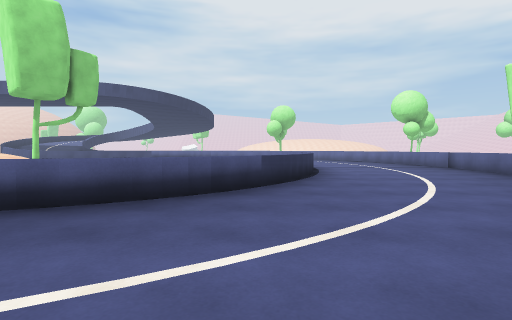
View 1 (above)

20 first-person views from a walk through a scene from a Unity 3-D project. The camera is 1.2 m above the floor, tilts 2° down and sees 80° across. The floor is counted in squares, 2 m on a side. Each view is taken from the middle of a square. On the plan, view 1 faces up. The plan holds only what a view shows up to about 9 squares ahead; the rest is blank. The place goes on beyond the plan. The player is left out. Some animated figures are left out.

View 2
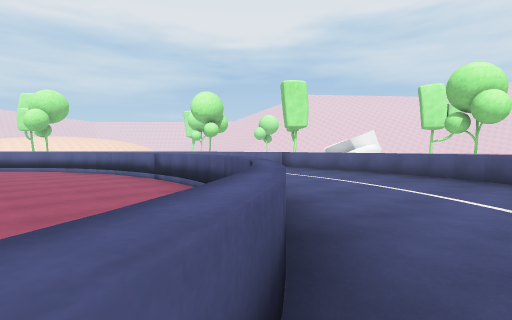

View 3
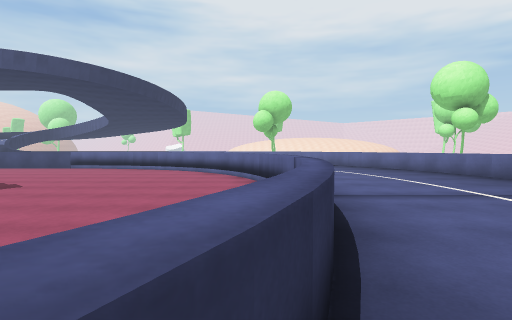

View 4
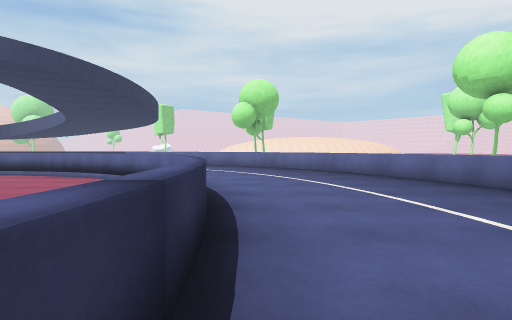

View 5
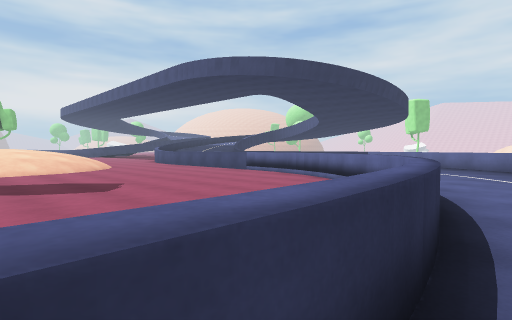

View 6
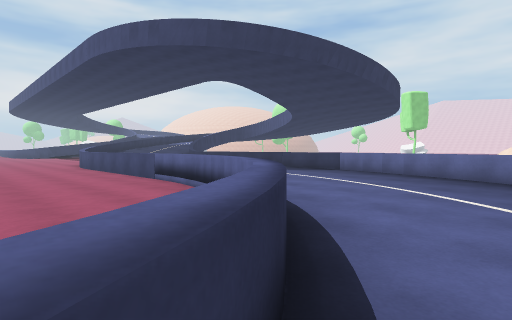

View 7
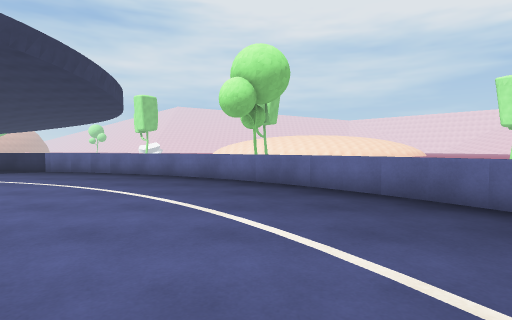

View 8
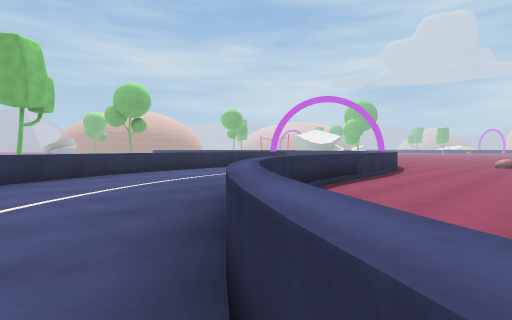

View 9
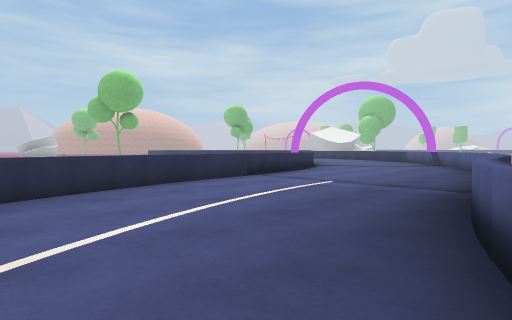

View 10
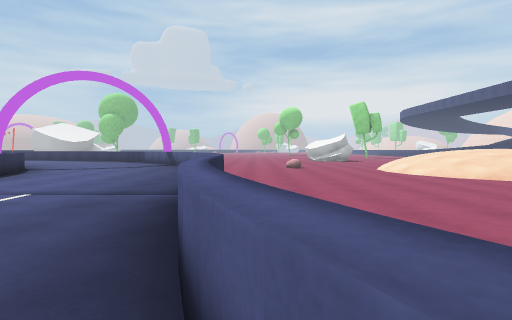

View 11
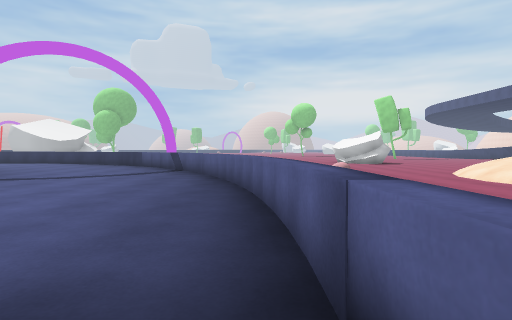

View 12
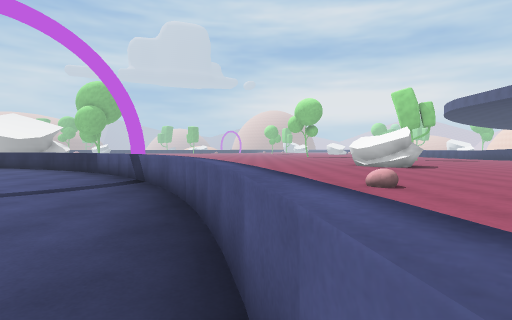

View 13
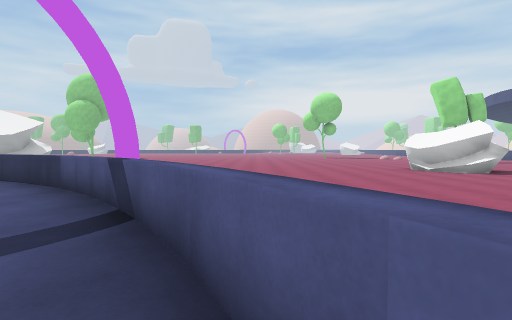

View 14
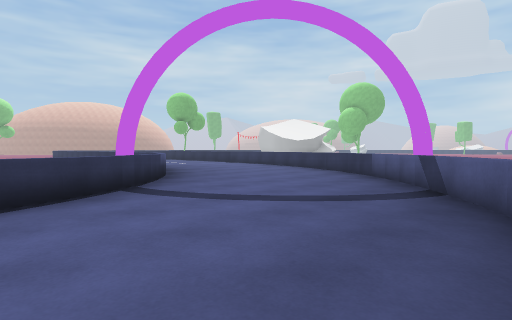

View 15
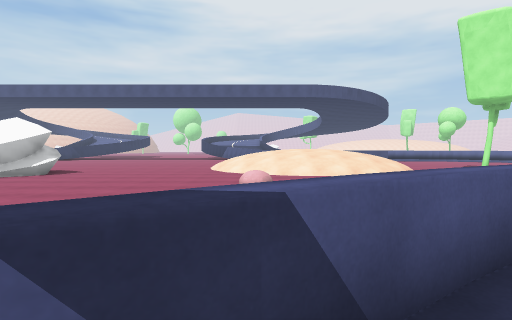

View 16
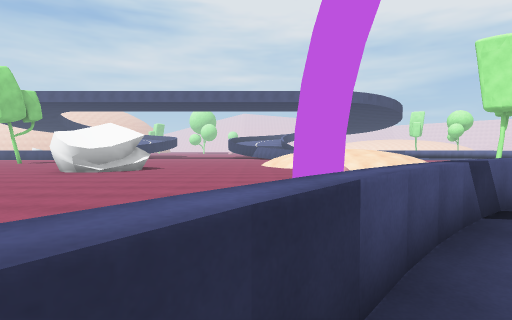

View 17
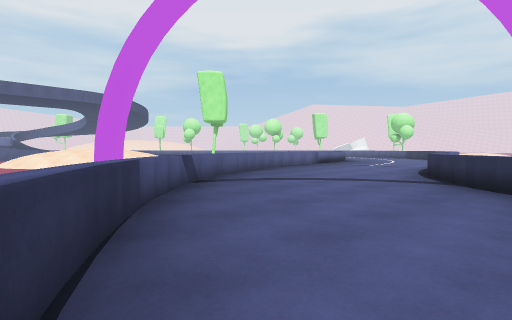

View 18
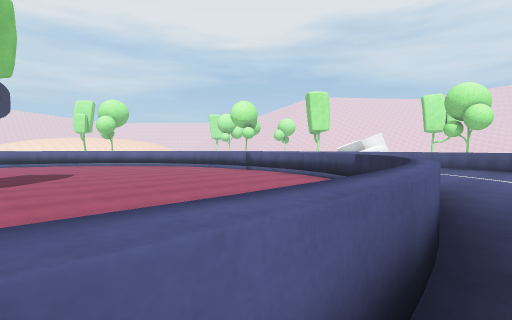

View 19
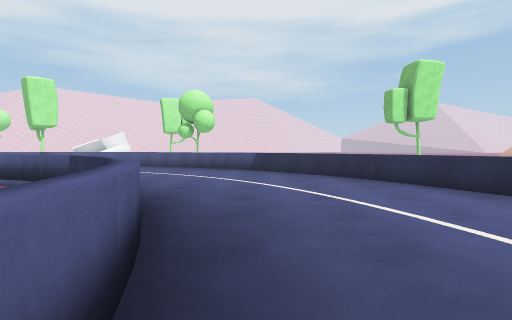

View 20
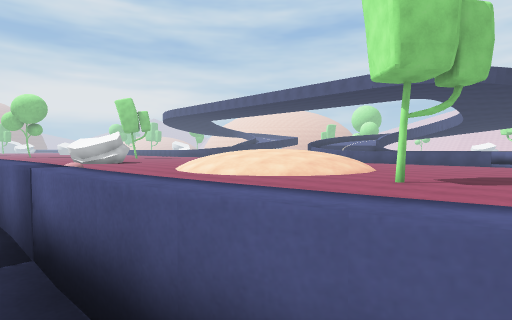

### Floor plan
Key: @ floor where view 1 was taken; # wall or solid block; . main floor; : floor 0.25 m higher than the main floor; + floor 0.75 m higher than the main floor; * floor 1 m higher than the main floor; % floor 1.5 m higher than the main floor; / step, stairs or slope; = window, fence, low wall or low ledge; ^ raised ledge; T tree; O other object.
Columns run from 21 left of view 1 to 6 right of it. Each row starts with its distance up from view 1.
 23                  =
 22                  /===
 21                  ::::==
 20                  ::::::=
 19                   ::::::=
 18                    ::::::=
 17              ==#=^==::::::=
 16            ........==:::::=
 15            ..........=:::::=
 14               .......=:::::=
 13              .........=::::=
 12             +.........=:::::
 11             +.........=::::
 10           %*+..........::::
  9     ..    *+:..T......=:::::
  8  O.....:+++:..........^:::::
  7 OO....................=::::=
  6  ....................=:::::=
  5  ....................=:::::=
  4  ......O...........==:::::=
  3  .....    ......=^=:::::::=
  2  ....     ===::::::::::::=
  1  ...    ==::::::::::::::=
  0   ..   =:::::::::::::@:=
 -1      #=::::::::::::::==
 -2      =::::::::::::===
 -3     =:::::::===
 -4     =:::::==
 -5     :::::=#

Where each view was taken, in squares from view 1:
view 1: 0 up, 0 right, facing up
view 2: 3 up, 2 left, facing up-right
view 3: 6 up, 1 right, facing up
view 4: 9 up, 2 right, facing up
view 5: 10 up, 2 right, facing up-left
view 6: 14 up, 1 right, facing up-left
view 7: 14 up, 2 right, facing up
view 8: 6 up, 1 right, facing down-left
view 9: 3 up, 1 left, facing down-left
view 10: 3 up, 2 left, facing left
view 11: 2 up, 5 left, facing left
view 12: 2 up, 8 left, facing left
view 13: 1 up, 11 left, facing left
view 14: 1 up, 9 left, facing down-left
view 15: 1 down, 14 left, facing up
view 16: 3 down, 16 left, facing up
view 17: 5 down, 17 left, facing up-right
view 18: 2 up, 6 left, facing up-right
view 19: 2 up, 5 left, facing right
view 20: 2 up, 4 left, facing up-left
